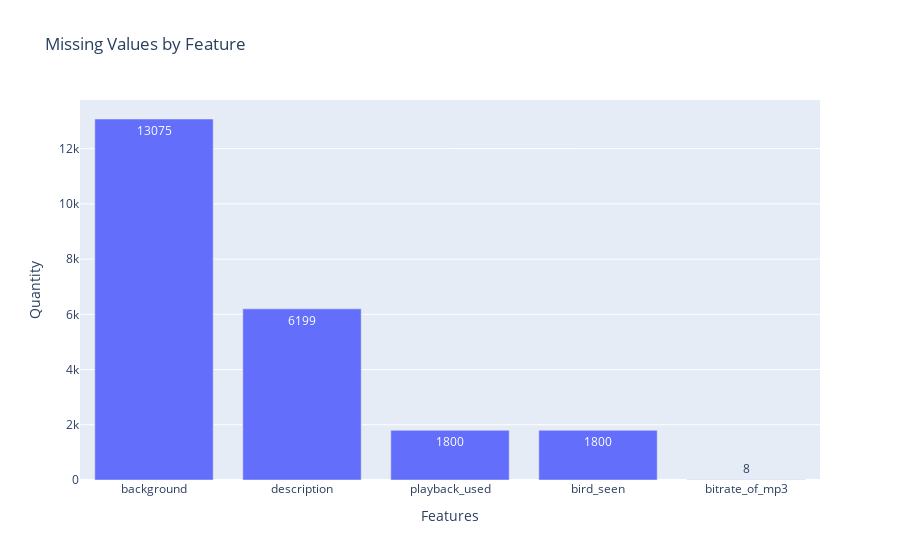

Notebook code for this chart:
### Markdown cell above
## Missing Values

Analyze missing data and determine cleaning steps.

### Code cell
missing = train.isna().sum().sort_values(ascending=False)
missing = missing[missing != 0]
xp.bar(x=missing.index, y=missing, text=missing, title='Missing Values by Feature', labels={'x':'Features', 'y':'Quantity'})

### Figure 1 — Plotly figure (JSON) as saved in the notebook; plotly's stock layout.template omitted (floating-point values rounded to 4 significant figures)
{"data": [{"alignmentgroup": "True", "hovertemplate": "Features=%{x}<br>Quantity=%{y}<br>text=%{text}<extra></extra>", "legendgroup": "", "marker": {"color": "#636efa"}, "name": "", "offsetgroup": "", "orientation": "v", "showlegend": false, "text": [13075, 6199, 1800, 1800, 8], "textposition": "auto", "type": "bar", "x": ["background", "description", "playback_used", "bird_seen", "bitrate_of_mp3"], "xaxis": "x", "y": [13075, 6199, 1800, 1800, 8], "yaxis": "y"}], "layout": {"autosize": true, "barmode": "relative", "legend": {"tracegroupgap": 0}, "title": {"text": "Missing Values by Feature"}, "xaxis": {"anchor": "y", "autorange": true, "domain": [0, 1], "range": [-0.5, 4.5], "title": {"text": "Features"}, "type": "category"}, "yaxis": {"anchor": "x", "autorange": true, "domain": [0, 1], "range": [0, 13760.0], "title": {"text": "Quantity"}, "type": "linear"}}}
